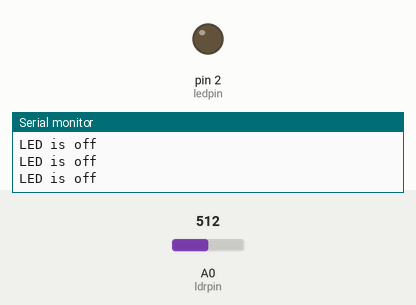
Recording of a sketch running on a simulated Arduino Uno, built with avr-gcc and run on an emulated ATmega328P. Parts: output pins drawn as LEDs (lit = HIGH), the last lines printed to the serial monitor. The inputs (shaded band) are chosen by the test bench; at power-on: A0 (ldrpin) = 512.

Above: at 1.2 s.
1.3 s: A0 (ldrpin) set to 341
4.3 s: A0 (ldrpin) set to 313
At 5.6 s:
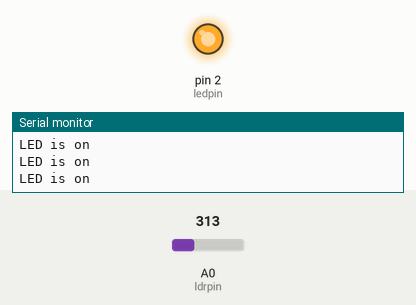
Timing chart, 0 to 7.3 s (numbered marks = the images above; inputs shaded):
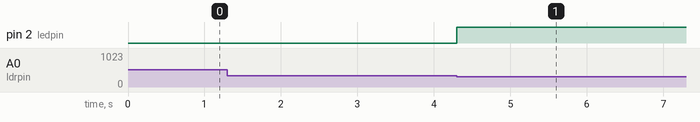

Measured:
- the behaviour switches between 326 and 325 on A0 (ldrpin) (found by bisection; images 0 and 1)
- after the input at 4.3 s, pin 2 (ledpin): LOW → HIGH at once

The sketch:

LED_control_using_LDR_code.ino
```cpp
int ledpin = 2;
int ldrpin = A0;

void setup() {
  // put your setup code here, to run once:
   Serial.begin(9600);
   pinMode(ledpin,OUTPUT);
   pinMode(ldrpin,INPUT);

}

void loop() {
  // put your main code here, to run repeatedly:
  int ldr = analogRead(ldrpin);

  if(ldr <= 325){
    digitalWrite(ledpin,HIGH);
    Serial.println("LED is on");
  }
  else {
    digitalWrite(ledpin,LOW);
    Serial.println("LED is off");
  }

}
```
